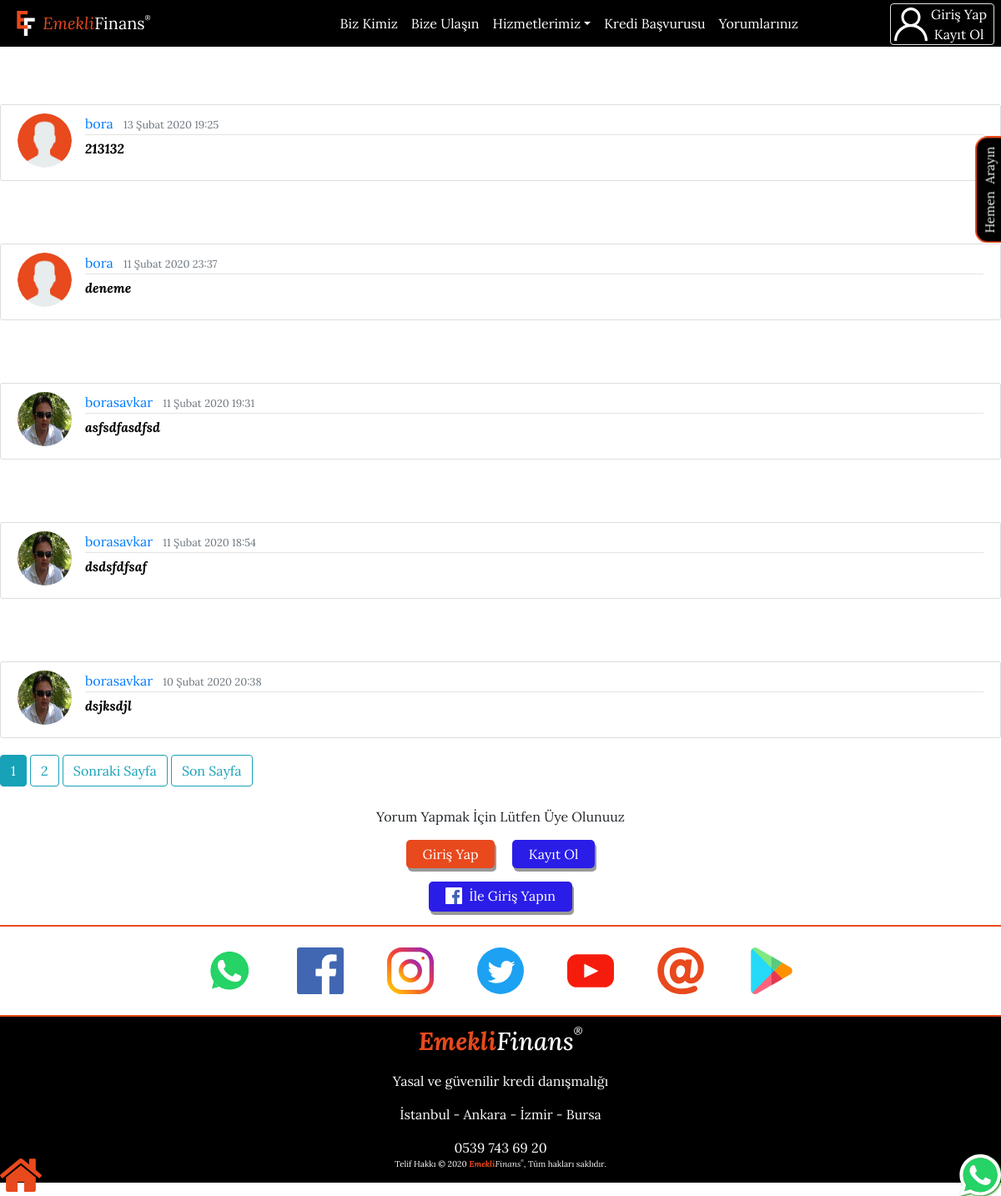
/posts/, run on the app's committed database.
### sayfalar/models.py (models this page shows, shortened)
class Post(models.Model):
    content = models.TextField(verbose_name='Yorum')
    date_posted = models.DateTimeField(default=timezone.now)
    author = models.ForeignKey(User, on_delete=models.CASCADE)

### users/models.py (models this page shows, shortened)
class Profile(models.Model):
    cities = [('İstanbul','İstanbul'),('Ankara','Ankara'),('İzmir','İzmir'),('Diğer','Diğer')]
    kredi_tutari_opts = [('Yok','Yok'),('5.000 TL','5.000 TL'),('10.000 TL','10.000 TL'),('15.000 TL','15.000 TL'),('20.000 TL','20.000 TL'),('25.000 TL','25.000 TL'),('30.000TL','30.000TL'),('35.000 TL','35.000 TL'),('40.000 TL','40.000 TL'),('45.000 TL','45.000 TL'),('50.000 TL','50.000 TL'),('60.000 TL ve üzeri','60.000 TL ve üzeri')]
    kredi_talebi_opts = [('10.000 TL','10.000 TL'),('15.000 TL','15.000 TL'),('20.000 TL','20.000 TL'),('25.000 TL','25.000 TL'),('30.000TL','30.000TL'),('35.000 TL','35.000 TL'),('40.000 TL','40.000 TL'),('45.000 TL','45.000 TL'),('50.000 TL','50.000 TL'),('60.000 TL ve üzeri','60.000 TL ve üzeri')]
    banks = [('AKBANK','AKBANK'),('AKTİFBANK','AKTİFBANK'),('BURGAN','BURGAN'),('DENİZBANK','DENİZBANK'),('HALK BANKASI','HALK BANKASI'),('GARANTİ BBVA','GARANTİ BBVA'),('HSBC','HSBC'),('ING BANK','ING BANK'),('İŞ BANKASI','İŞ BANKASI'),('ODEA','ODEA'),('VAKIF BANK','VAKIF BANK'),('QNB FİNANSBANK','QNB FİNANSBANK'),('YAPI KREDİ','YAPI KREDİ'),('ZİRAAT BANKASI','ZİRAAT BANKASI'),('DİĞER','DİĞER')]
    user = models.OneToOneField(User, on_delete=models.CASCADE)
    image = models.ImageField(default='Default_User.png', upload_to='profile_pics',verbose_name='Profil Foto')
    tc = models.CharField(verbose_name='Tc',max_length=11,blank=True, null=True)
    ad = models.CharField(max_length=15,verbose_name='Ad',blank=True, null=True)
    soyad = models.CharField(max_length=15,verbose_name='Soyad',blank=True, null=True)
    tel = models.CharField(max_length=11, blank=True, null=True) # validators should be a list
    maas_banka = models.CharField(verbose_name='Maaş Bankası',max_length=20,choices=banks,blank=True, null=True)
    kredi_tutari = models.CharField(max_length=18,verbose_name='Kredi Mevcut',choices=kredi_tutari_opts,blank=True, null=True)
    kredi_talebi= models.CharField(max_length=18,verbose_name='Kredi Talebi',choices=kredi_talebi_opts,blank=True, null=True)
    city = models.CharField(max_length=20,choices=cities,verbose_name='Şehir',blank=True, null=True)
    join_date = models.DateTimeField(verbose_name='Kayıt Tarihi',auto_now_add=True)
    updated_date = models.DateTimeField(verbose_name='Güncelleme Tarihi',auto_now=True)

### sayfalar/views.py (the view)
# urls.py: path('posts/', PostListView.as_view(),name='posts'),
class PostListView(ListView):
    kredi_form = KrediBasvuruForm()
    'kredi'
    model = Post
    template_name='sayfalar/posts.html'
    context_object_name = 'posts'
    ordering = ['-date_posted']
    paginate_by = 5

### sayfalar/templates/sayfalar/posts.html (shortened to what this page needs)
{% extends 'sayfalar/layout.html' %}
{% load static %}
{% load socialaccount %}
{% block css %}
<link rel="stylesheet" href="{% static 'sayfalar/css/article.css' %}">
<link rel="stylesheet" href="{% static 'sayfalar/css/button_press_effect.css' %}">
{% endblock css %}
{% block body %}
<div style="height=100vh">
{% for post in posts %}
<article class="media content-section ">
    <img class="rounded-circle article-img" src="{{post.author.profile.image.url}}" alt="{{profile}}" srcset="">
    <div class="media-body">
        <div class="article-metadata">
        <a class="mr-2" href="{% url 'user-posts' post.author.username %}">{{ post.author }}</a>
        <small class="text-muted">{{ post.date_posted}}</small>
        </div>
        <p><a href="{% url 'post-detail' post.id %}" style="font-style:italic;color:black;font-weight:bolder">{{ post.content }}</a></p>
    </div>
</article>
{% endfor %}
{% if is_paginated %}
    {% for num in page_obj.paginator.page_range  %}
        {% if page_obj.number == num %}
        <a class="btn btn-info mb-4" href="?page={{num}}">{{num}}</a>
        {% elif num > page_obj.number|add:'-3' and num < page_obj.number|add:'3' %}
        <a class="btn btn-outline-info mb-4" href="?page={{num}}">{{num}}</a>
        {% endif %}
    {% endfor %}
    {% if page_obj.has_next %}
    <a class="btn btn-outline-info mb-4" href="?page={{page_obj.next_page_number}}">Sonraki Sayfa</a>
    <a class="btn btn-outline-info mb-4" href="?page={{page_obj.paginator.num_pages}}">Son Sayfa</a>
    {% endif %}
{% endif %}
{% if user.is_authenticated %}
    <div class="form-group txt_center">
        <a class="m-2" href="{% url 'post-create' %}">
            <button class="button_press_effect">
                    Yorum Yap
            </button>
        </a>
    </div>
{% else %}
    <div class="form-group txt_center">
        <p>Yorum Yapmak İçin Lütfen Üye Olunuuz</p>
        <div class="inline-block">
            <a class="m-2" href="{% url 'login' %}"><button class="button_press_effect">Giriş Yap</button></a>
            <a class="m-2" href="{% url 'register' %}"><button class="button_press_effect_blue">Kayıt Ol</button></a>
        </div>
    </div>
        <div class="form-group txt_center">
            <a class="button_press_effect_blue" style="color:#fff" role="button" href="{% provider_login_url "facebook" method="oauth2" %}"><img src="{% static 'sayfalar/img/facebook_bgWhite.svg' %}" style="height:20px" class="mr-1 mb-1 ml-0"><span 1style="line-height:20px"> İle Giriş Yapın</span></a>
        </div>
{% endif %}
</div>
{% endblock body %}
{% block home_btn %}
{% include "sayfalar/includes/floatingBtns/home_btn.html" %}
{% endblock home_btn %}

### sayfalar/templates/sayfalar/layout.html (shortened to what this page needs)
<!doctype html>
{% load static %}
<html lang="tr" prefix="og: http://ogp.me/ns#" class="no-js">
<head>
<link rel="stylesheet" href="{% static 'sayfalar/css/Global.css' %}">
<link rel="stylesheet" href="{% static 'sayfalar/css/styles.css' %}">
<link rel="stylesheet" href="{% static 'sayfalar/css/bootstrap.css' %}">
{% block css %}
{% endblock css %}
</head>
<body>
    {% include "sayfalar/includes/navbar.html" %}
    {% block body %}{% endblock body %}
    {% block home_btn %}
    {% endblock home_btn %}
    {% block whatsapp %}
        {% include "sayfalar/includes/floatingBtns/whatsapp.html" %}
    {% endblock whatsapp %}
    {% block callnow %}
        {% include "sayfalar/includes/floatingBtns/callNow.html" %}
    {% endblock callnow %}
    {% block social_media %}
    {% include "sayfalar/includes/social_media.html" %}
    {% endblock social_media %}
    {% block footer %}
    {% include "sayfalar/includes/footer.html" %}
    {% endblock footer %}
</body>
</html>

### sayfalar/templates/sayfalar/includes/various_head.html (shortened to what this page needs)
{% load static %}

### sayfalar/templates/sayfalar/includes/navbar.html (shortened to what this page needs)
{% load static %}
<link rel="stylesheet" href="{% static 'sayfalar/css/article.css' %}">
<nav class="navbar fixed-top navbar-expand-lg navbar-dark" style="background-color:#000000">
    <a class="navbar-brand mx-auto" href="{% url 'home' %}">
        <img src="{% static 'sayfalar/img/Ef_Logo.svg' %}" width="30" height="30" class="d-inline-block align-top" alt="EmekliFinans Logo">
        <span class="hide_responsive"><span class="orange font-italic">Emekli</span>Finans<span class="sup">&reg;</span></span>
    </a>
    {% if user.is_authenticated %}
    <a class="mt-1 mr-2 border rounded float-right borderNone_responsive" href="#" style="right:0;top:0;position:fixed;color:white;max-height:50px;border-color:white" id="userDropdown" role="button" data-toggle="dropdown" aria-haspopup="true" aria-expanded="false" role="button" >
        <img  class="m-1 rounded-pill" style="max-height:40px; " src="{{user.profile.image.url}}" alt="{{profile}}"><span class="hide_responsive mr-1">{{user}}</span>
    </a>
    <div class="dropdown-menu dropdown-menu-right " aria-labelledby="userDropdown" id="UserDropdown">
        <a class="dropdown-item " href="{% url 'profile' %}">Profilim</a>
        <a class="dropdown-item " href="{% url 'basvuru' %}">Kredi Başvurusu</a>
        <a class="dropdown-item " href="{% url 'post-create' %}">Yorum Yap</a>
        <a class="dropdown-item " href="{% url 'logout' %}">Çıkış Yap</a>
    </div>
    {% else %}
    <a class="mt-1 mr-2 border rounded float-right" href="#" style="right:0;top:0;position:fixed;color:white;max-height:50px;border-color:white" id="userDropdown" role="button" data-toggle="dropdown" aria-haspopup="true" aria-expanded="false" role="button" >
        <div style="display:inline-block">
            <img id="user_Icon" class="m-1" style="max-height:40px; " src="{% static 'sayfalar/img/user-white.svg' %}" alt="User_Emeklifinans">
            <ul class="mr-2 text-center hide_responsive" style="float:right;list-style:none">
                <li>Giriş Yap</li>
                <li>Kayıt Ol</li>
            </ul>
        </div>
    </a>
    {% endif %}
    <div class="collapse navbar-collapse " id="navbarSupportedContent"  >
        <ul class="navbar-nav mx-auto">
            <li class="nav-item active  ">
                <a class="nav-link " href="{% url 'about' %}">Biz Kimiz<span class="sr-only">(current)</span></a>
            </li>
            <li class="nav-item">
                <a class="nav-link active" href="{% url 'contact' %}">Bize Ulaşın</a>
            </li>
            <li class="nav-item dropdown">
                <a class="nav-link dropdown-toggle active" href="#" id="navbarDropdown" role="button" data-toggle="dropdown" aria-haspopup="true" aria-expanded="false">Hizmetlerimiz</a>
            </li>
            <li class="nav-item">
                <a class="nav-link active" href="{% url 'basvuru' %}">Kredi Başvurusu<span class="sr-only">(current)</span></a>
            </li>
            <li class="nav-item">
                <a class="nav-link active" href="{% url 'posts' %}">Yorumlarınız<span class="sr-only">(current)</span></a>
            </li>
        </ul>
    </div>
</nav>

### sayfalar/templates/sayfalar/includes/floatingBtns/home_btn.html
{% load static %}
<div id="HomePageBtn">
    <a class="home_link" href="{% url 'home' %}">
        <img id="HomePage_Icon" src="{% static 'sayfalar/img/home.svg' %} " width="50" height="50" alt="EmekliFinans_HomeaPage_Icon">
    </a>
</div>

### sayfalar/templates/sayfalar/includes/floatingBtns/whatsapp.html
{% load static %}
<div class="floating zIndex2">
    <a href="https://api.whatsapp.com/send?phone=905397436920&text=Emekliyim,%20kredi%20almak%20istiyorum" target="_blank" rel="noopener" class="floating">
        <div id="whatsapp" class="floating"><img id="img_whatsapp" src="{% static 'sayfalar/img/whatsapp.svg' %}" alt="whatsapp" width="50" height="50"></div>
    </a>
</div>

### sayfalar/templates/sayfalar/includes/floatingBtns/callNow.html
<div class="floating zIndex2">
    <a onclick="return gtag_report_conversion('tel:05397436920');" class="a_floating_kredi_basvurusu" href="tel:05397436920" style="top: 10%">
        <div id="class_floating_hemen_arayin">
            <p class="p_floating_kredi_basvusuru">Hemen Arayın</p>
        </div>
    </a>
</div>

### sayfalar/templates/sayfalar/includes/social_media.html
{% load static %}
<div class="txt_center max1920px" id="social_media" style="max-height:15vh;border-top: 2px solid #e8491d">
    <a class="display_Inline_Block width_auto heightAuto" id="whatsapp_contact" href="https://api.whatsapp.com/send?phone=905397436920&text=Emekliyim,%20kredi%20almak%20istiyorum" target="_blank">
        <img id="img_whatsapp_contact" src=" {% static 'sayfalar/img/whatsapp.svg' %}" alt="whatsapp"></a>
    <a class="display_Inline_Block width_auto heightAuto" id="fb_link" href="https://www.facebook.com/emeklifinans" target="_blank"><img src="{% static 'sayfalar/img/facebook.svg' %}" alt="facebook Emekli Finans"></a>
    <a class="display_Inline_Block width_auto heightAuto" id="ins_link" href="https://www.instagram.com/emeklifinans/" target="_blank"><img class="" src="{% static 'sayfalar/img/Instagram_EmekliFinans.svg' %}" alt="instagram Emekli Finans" style="max-height: inherit;"></a>
    <a class="display_Inline_Block width_auto heightAuto" id="twitter_link" href="https://twitter.com/EmekliFinans" target="_blank">
        <img src="{% static 'sayfalar/img/Twitter_EmekliFinans.svg' %}" alt="twitter Emekli Finans">
    </a>
    <a class="display_Inline_Block width_auto height24dp" id="youtube_link" href="https://www.youtube.com/channel/UCF1I7PjXg3vXlTnRVbmC2AQ" target="_blank">
        <img src="{% static 'sayfalar/img/youtube.svg' %}" alt="youtube Emekli Finans Channel">
    </a>
    <a class="display_Inline_Block width_auto heightAuto" id="contact_mail_link" href="mailto:bilgi@emeklifinans.com?Subject=Kredi-Çekmek-İstiyorum">
        <img id="img_mail" src="{% static 'sayfalar/img/mail_Emekli_Finans.svg' %}" alt="Emekli Finans mail">
    </a>
    <a href="https://play.google.com/store/apps/details?id=com.emeklifinans.emeklifinans"><img id="google-badge" alt="Google Play'den alın" src="{% static 'sayfalar/img/google-play.svg' %}" alt="Emekli_Finans_GooglePlay"/></a>
</div>

### sayfalar/templates/sayfalar/includes/footer.html
<footer class="width100 bg_black white txt_center bottom0" style="border-top: 2px solid #e8491d;padding-bottom:0;max-height:30vh">
    <div id="footer_top_class">
        <h1 class="fontsize_30 white" style="padding: 10px 0px"><span class="highlight">Emekli</span><span class="italic">Finans<span class="sup">&reg;</span></span>
        </h1>
        <p>Yasal ve güvenilir kredi danışmalığı</p>
        <p>İstanbul - Ankara - İzmir - Bursa</p>
        <a class="white" href="tel:05397436920" onclick="yaCounter50107273.reachGoal('Telefon Araması'); return true;">0539 743 69 20</a>
    </div>
    <div id="footer_title">
        <p class="fontsize_10" style="padding-bottom: 15px">Telif Hakkı &copy; 2020 <span class="highlight">Emekli</span><span class="italic">Finans<span class="sup">&reg;</span></span>, Tüm hakları saklıdır.</p>
    </div>
</footer>

### data on the page
Post: author.profile.image (placeholder picture), author "bora", date_posted "13 Şubat 2020 19:25", content "213132"
Post: author.profile.image (placeholder picture), author "bora", date_posted "11 Şubat 2020 23:37", content "deneme"
Post: author.profile.image (picture), author "borasavkar", date_posted "11 Şubat 2020 19:31", content "asfsdfasdfsd"
Post: author.profile.image (picture), author "borasavkar", date_posted "11 Şubat 2020 18:54", content "dsdsfdfsaf"
Post: author.profile.image (picture), author "borasavkar", date_posted "10 Şubat 2020 20:38", content "dsjksdjl"

### other printed values
{{ num }} "1"
{{ num }} "2"
